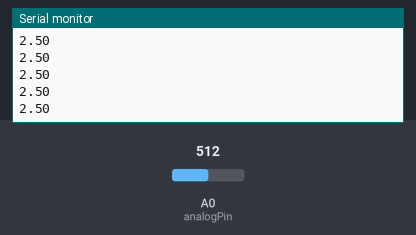
Recording of a sketch running on a simulated Arduino Uno, built with avr-gcc and run on an emulated ATmega328P. On the bench: the last lines printed to the serial monitor. Inputs (shaded band) come from the test bench; at power-on: A0 (analogPin) = 512.

Above: at 1.2 s.
1.3 s: A0 (analogPin) set to 716
At 2.4 s:
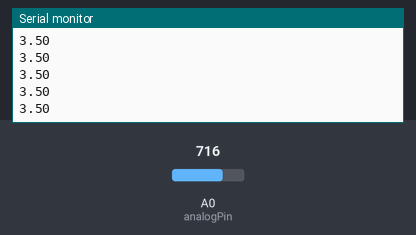
2.8 s: A0 (analogPin) set to 900
At 3.7 s:
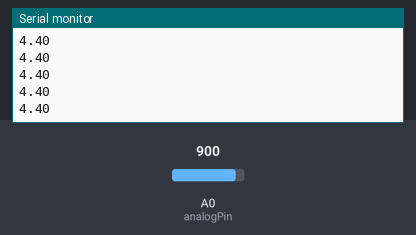
Timing chart, 0 to 5.8 s (numbered marks = the images above; inputs shaded):
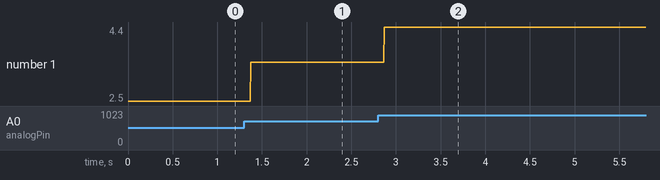

The sketch:

Arduino_lab1_Task_8.ino
```cpp
int analogPin = A0;


void setup(){
  Serial.begin(9600);
  }

  void loop(){

    int potread = analogRead(analogPin);
    float voltage = potread * (5.0/1023.0);
    Serial.println(voltage);

 }
```

Measured:
- after the input at 1.3 s, the serial monitor: prints a new line after 0.07 s (image 1)
- after the input at 2.8 s, the serial monitor: prints a new line after 0.07 s (image 2)
- plotted number 1: 2.5 → 3.5 after the input at 1.3 s, 3.5 → 4.4 after the input at 2.8 s
